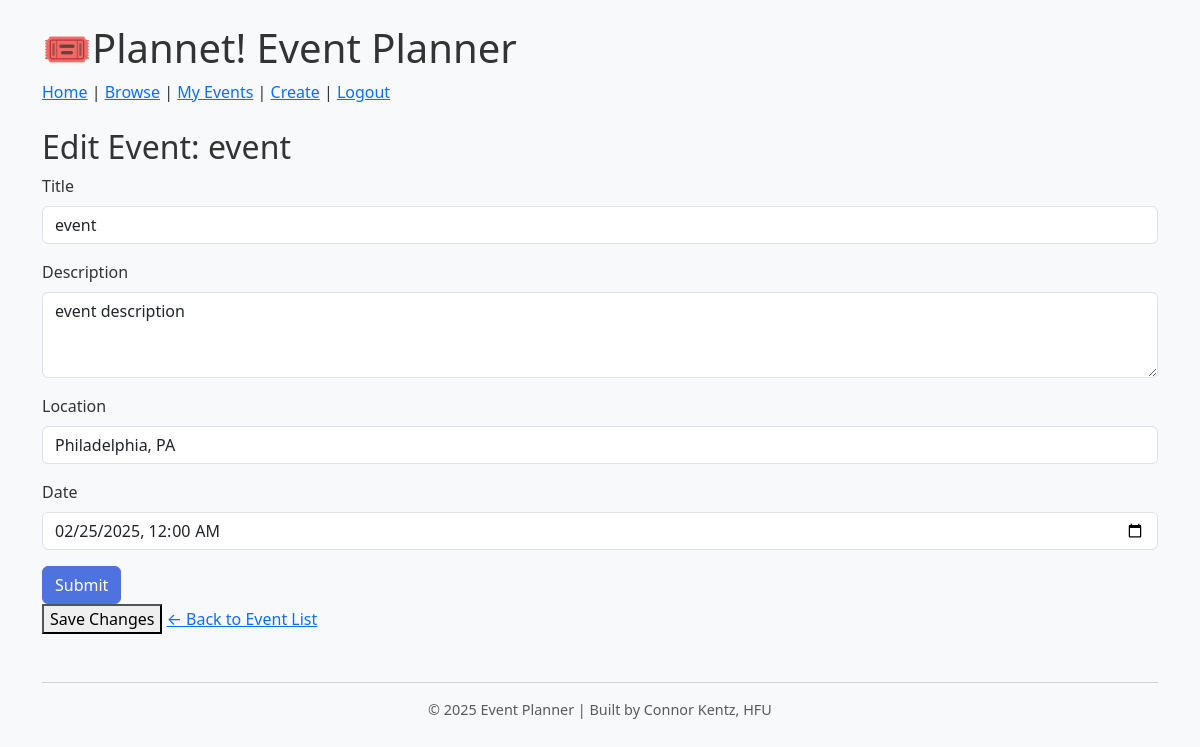
The app's page /events/edit/6/ (signed in) with its own data.
### events/models.py (models this page shows)
class Event(models.Model):
    title = models.CharField(max_length=100)
    description = models.TextField()
    date = models.DateTimeField()
    location = models.CharField(max_length=200)
    organizer = models.ForeignKey(User, on_delete=models.CASCADE)
    from django.db import models

### events/views.py (the view)
# urls.py: path('edit/<int:event_id>/', views.edit_event, name='edit_event'),
@login_required
def edit_event(request, event_id):
    event = get_object_or_404(Event, id=event_id, organizer=request.user)
    if request.method == 'POST':
        form = EventForm(request.POST, instance=event)
        if form.is_valid():
            form.save()
            return redirect('event_list')
    else:
        form = EventForm(instance=event)
    return render(request, 'events/edit_event.html', {'form': form, 'event': event})

### events/forms.py
class EventForm(forms.ModelForm):
    class Meta:
        model = Event
        fields = ['title', 'description', 'location', 'date']
        widgets = {
            'title': forms.TextInput(attrs={'class': 'form-control'}),
            'description': forms.Textarea(attrs={'class': 'form-control', 'rows': 3}),
            'location': forms.TextInput(attrs={'class': 'form-control'}),
        }
    def __init__(self, *args, **kwargs):
        super(EventForm, self).__init__(*args, **kwargs)
        now = datetime.now().strftime('%Y-%m-%dT%H:%M')  # format for datetime-local
        self.fields['date'].widget = forms.DateTimeInput(attrs={
            'type': 'datetime-local',
            'class': 'form-control',
            'min': now,
        })

### templates/events/edit_event.html (shortened to what this page needs)
{% extends 'base.html' %}
{% block content %}
<h2>Edit Event: {{ event.title }}</h2>
<form method="POST">
<form method="POST" class="needs-validation">
    {% for field in form %}
        <div class="mb-3">
            <label class="form-label">{{ field.label }}</label>
            {{ field }}
        </div>
    {% endfor %}
    <button type="submit" class="btn btn-primary">Submit</button>
</form>
    <button type="submit">Save Changes</button>
</form>
<a href="{% url 'event_list' %}">← Back to Event List</a>
{% endblock %}

### templates/base.html (style rules this page uses)
body { background-color: #f8f9fa; color: #333; }
.navbar, .btn-primary { background-color: #4e73df; border-color: #4e73df; }

### records on screen
Event: title "event", form "event" "event description" "Philadelphia, PA" "02/25/2025 00:00"

### other values on screen
{{ field.label }} "Title" "Description" "Location" "Date"
